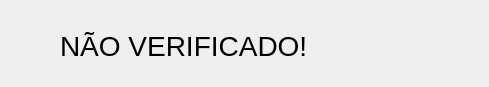
<?xml version="1.0" encoding="UTF-8"?>
<ui version="4.0">
 <class>Dialog</class>
 <widget class="QDialog" name="Dialog">
  <property name="geometry">
   <rect>
    <x>0</x>
    <y>0</y>
    <width>489</width>
    <height>87</height>
   </rect>
  </property>
  <property name="windowTitle">
   <string>Dialog</string>
  </property>
  <widget class="QLabel" name="label">
   <property name="geometry">
    <rect>
     <x>60</x>
     <y>10</y>
     <width>431</width>
     <height>71</height>
    </rect>
   </property>
   <property name="font">
    <font>
     <pointsize>21</pointsize>
    </font>
   </property>
   <property name="text">
    <string>NÃO VERIFICADO!</string>
   </property>
  </widget>
 </widget>
 <resources/>
 <connections/>
</ui>
